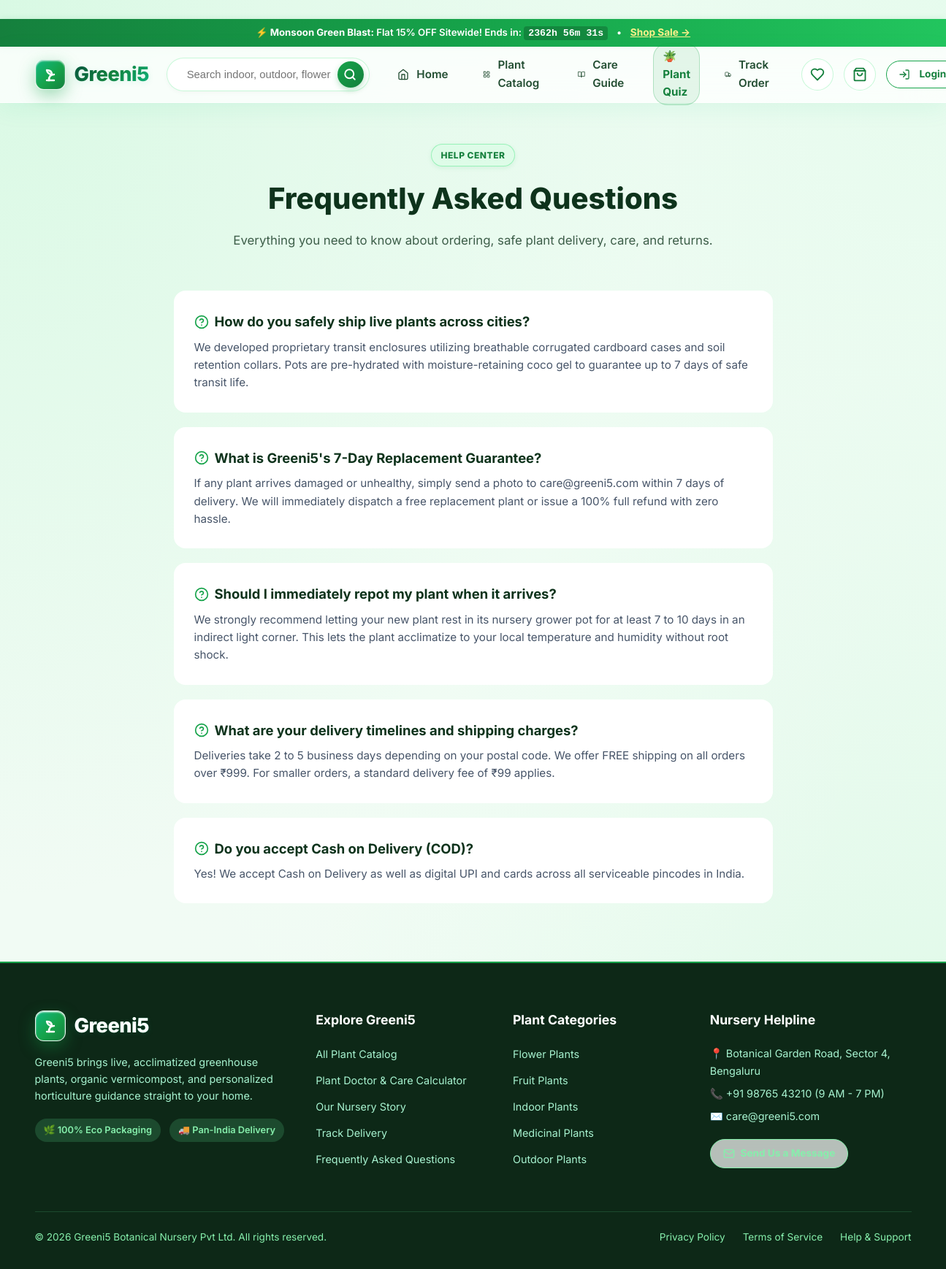
Page /faq on the committed database.
### tables this page shows
CREATE TABLE flash_sales (
        id INTEGER PRIMARY KEY AUTOINCREMENT,
        title TEXT NOT NULL,
        discount_pct REAL NOT NULL,
        starts_at TIMESTAMP,
        ends_at TIMESTAMP NOT NULL,
        banner_text TEXT,
        is_active INTEGER DEFAULT 1,
        created_at TIMESTAMP DEFAULT CURRENT_TIMESTAMP
    );

CREATE TABLE categories (
    id INTEGER PRIMARY KEY AUTOINCREMENT,
    name TEXT NOT NULL UNIQUE,
    slug TEXT NOT NULL UNIQUE,
    description TEXT,
    icon TEXT,
    image_url TEXT
);

### app.py (the view)
@app.route('/faq')
def faq():
    return render_template('faq.html')

### database.py (called while the page is built)
def get_db():
    db = getattr(g, '_database', None)
    if db is None:
        db = g._database = sqlite3.connect(DATABASE)
        db.row_factory = sqlite3.Row
        db.execute('PRAGMA foreign_keys = ON;')
    return db

def query_db(query, args=(), one=False):
    cur = get_db().execute(query, args)
    rv = cur.fetchall()
    cur.close()
    return (rv[0] if rv else None) if one else rv

### templates/faq.html (shortened to what this page needs)
﻿{% extends "base.html" %}
{% block content %}
<div class="container" style="padding-top: 3.5rem; padding-bottom: 5rem; max-width: 860px;">
  <div style="text-align: center; margin-bottom: 3.5rem;">
    <span class="badge badge-featured" style="margin-bottom: 0.75rem;">Help Center</span>
    <h1 style="font-size: 2.5rem; font-weight: 800; color: var(--text-main); margin-bottom: 0.75rem;">
      Frequently Asked Questions
    </h1>
    <p style="color: var(--text-muted); font-size: 1.05rem;">
      Everything you need to know about ordering, safe plant delivery, care, and returns.
    </p>
  </div>
  <div style="display: flex; flex-direction: column; gap: 1.25rem;">
    <div style="background: #ffffff; border: 1px solid var(--border); border-radius: var(--radius); padding: 1.75rem; box-shadow: var(--shadow-sm);">
      <h3 style="font-size: 1.15rem; font-weight: 700; color: var(--text-main); margin-bottom: 0.5rem; display: flex; align-items: center; gap: 0.5rem;">
        <i data-lucide="help-circle" style="width: 20px; color: var(--primary);"></i> How do you safely ship live plants across cities?
      </h3>
      <p style="color: #475569; font-size: 0.95rem; line-height: 1.6;">
        We developed proprietary transit enclosures utilizing breathable corrugated cardboard cases and soil retention collars. Pots are pre-hydrated with moisture-retaining coco gel to guarantee up to 7 days of safe transit life.
      </p>
    </div>
    <div style="background: #ffffff; border: 1px solid var(--border); border-radius: var(--radius); padding: 1.75rem; box-shadow: var(--shadow-sm);">
      <h3 style="font-size: 1.15rem; font-weight: 700; color: var(--text-main); margin-bottom: 0.5rem; display: flex; align-items: center; gap: 0.5rem;">
        <i data-lucide="help-circle" style="width: 20px; color: var(--primary);"></i> What is Greeni5's 7-Day Replacement Guarantee?
      </h3>
      <p style="color: #475569; font-size: 0.95rem; line-height: 1.6;">
        If any plant arrives damaged or unhealthy, simply send a photo to care@greeni5.com within 7 days of delivery. We will immediately dispatch a free replacement plant or issue a 100% full refund with zero hassle.
      </p>
    </div>
    <div style="background: #ffffff; border: 1px solid var(--border); border-radius: var(--radius); padding: 1.75rem; box-shadow: var(--shadow-sm);">
      <h3 style="font-size: 1.15rem; font-weight: 700; color: var(--text-main); margin-bottom: 0.5rem; display: flex; align-items: center; gap: 0.5rem;">
        <i data-lucide="help-circle" style="width: 20px; color: var(--primary);"></i> Should I immediately repot my plant when it arrives?
      </h3>
      <p style="color: #475569; font-size: 0.95rem; line-height: 1.6;">
        We strongly recommend letting your new plant rest in its nursery grower pot for at least 7 to 10 days in an indirect light corner. This lets the plant acclimatize to your local temperature and humidity without root shock.
      </p>
    </div>
    <div style="background: #ffffff; border: 1px solid var(--border); border-radius: var(--radius); padding: 1.75rem; box-shadow: var(--shadow-sm);">
      <h3 style="font-size: 1.15rem; font-weight: 700; color: var(--text-main); margin-bottom: 0.5rem; display: flex; align-items: center; gap: 0.5rem;">
        <i data-lucide="help-circle" style="width: 20px; color: var(--primary);"></i> What are your delivery timelines and shipping charges?
      </h3>
      <p style="color: #475569; font-size: 0.95rem; line-height: 1.6;">
        Deliveries take 2 to 5 business days depending on your postal code. We offer FREE shipping on all orders over ₹999. For smaller orders, a standard delivery fee of ₹99 applies.
      </p>
    </div>
    <div style="background: #ffffff; border: 1px solid var(--border); border-radius: var(--radius); padding: 1.75rem; box-shadow: var(--shadow-sm);">
      <h3 style="font-size: 1.15rem; font-weight: 700; color: var(--text-main); margin-bottom: 0.5rem; display: flex; align-items: center; gap: 0.5rem;">
        <i data-lucide="help-circle" style="width: 20px; color: var(--primary);"></i> Do you accept Cash on Delivery (COD)?
      </h3>
      <p style="color: #475569; font-size: 0.95rem; line-height: 1.6;">
        Yes! We accept Cash on Delivery as well as digital UPI and cards across all serviceable pincodes in India.
      </p>
    </div>
  </div>
</div>
{% endblock %}

### templates/base.html (shortened to what this page needs)
<!DOCTYPE html>
<html lang="en">
<head>
  <link rel="stylesheet" href="{{ url_for('static', filename='css/style.css') }}">
</head>
<body>
  {% if active_flash_sale %}
    <div class="top-notice-bar">
      <span>⚡ <strong>{{ active_flash_sale.title }}:</strong> Flat {{ active_flash_sale.discount_pct | int }}% OFF Sitewide! Ends in: <strong id="flash-sale-timer" data-endtime="{{ active_flash_sale.ends_at }}" style="background: rgba(0,0,0,0.2); padding: 2px 6px; border-radius: 4px; font-family: monospace;">--:--:--</strong></span>
      <span>•</span>
      <a href="{{ url_for('catalog') }}" style="color: #fef08a; text-decoration: underline; font-size: 0.85rem; font-weight: 700;">Shop Sale &rarr;</a>
    </div>
  {% else %}
    <div class="top-notice-bar">
      <span>🌿 Nature Delivered Fresh • <span class="highlight">FREE Shipping</span> on orders over ₹999</span>
      <span>•</span>
      <span>7-Day Safe Replacement Guarantee</span>
    </div>
  {% endif %}
  <header class="main-header">
    <div class="container">
      <div class="nav-row">
        <a href="{{ url_for('index') }}" class="brand-logo">
          <div class="leaf-icon">
            <svg width="24" height="24" viewBox="0 0 24 24" fill="none" stroke="#ffffff" stroke-width="2.4" stroke-linecap="round" stroke-linejoin="round">
              <path d="M7 20h10"/>
              <path d="M10 20c0-4.4 2-8 7-8"/>
              <path d="M14 12c-3.5 0-6.5-2.5-7-6 4 0 7 2 7 6Z" fill="rgba(255,255,255,0.25)"/>
              <path d="M10 20v-3"/>
            </svg>
          </div>
          <span>Greeni5</span>
        </a>
        <div class="search-box-wrap">
          <form action="{{ url_for('catalog') }}" method="GET">
            <input type="text" name="search" placeholder="Search indoor, outdoor, flowers, medicinal..." value="{{ request.args.get('search', '') }}">
            <button type="submit" aria-label="Search">
              <svg width="18" height="18" viewBox="0 0 24 24" fill="none" stroke="#ffffff" stroke-width="2.5" stroke-linecap="round" stroke-linejoin="round">
                <circle cx="11" cy="11" r="8"></circle>
                <line x1="21" y1="21" x2="16.65" y2="16.65"></line>
              </svg>
            </button>
          </form>
        </div>
        <ul class="nav-links">
          <li>
            <a href="{{ url_for('index') }}" class="{{ 'active' if request.endpoint == 'index' else '' }}">
              <svg width="16" height="16" viewBox="0 0 24 24" fill="none" stroke="currentColor" stroke-width="2" stroke-linecap="round" stroke-linejoin="round" style="vertical-align: -2px; margin-right: 4px;"><path d="m3 9 9-7 9 7v11a2 2 0 0 1-2 2H5a2 2 0 0 1-2-2z"></path><polyline points="9 22 9 12 15 12 15 22"></polyline></svg> Home
            </a>
          </li>
          <li>
            <a href="{{ url_for('catalog') }}" class="{{ 'active' if request.endpoint == 'catalog' else '' }}">
              Plant Catalog
            </a>
          </li>
          <li>
            <a href="{{ url_for('care_tips') }}" class="{{ 'active' if request.endpoint == 'care_tips' else '' }}">
              <svg width="16" height="16" viewBox="0 0 24 24" fill="none" stroke="currentColor" stroke-width="2" stroke-linecap="round" stroke-linejoin="round" style="vertical-align: -2px; margin-right: 4px;"><path d="M2 3h6a4 4 0 0 1 4 4v14a3 3 0 0 0-3-3H2z"></path><path d="M22 3h-6a4 4 0 0 0-4 4v14a3 3 0 0 1 3-3h7z"></path></svg> Care Guide
            </a>
          </li>
          <li>
            <a href="{{ url_for('plant_quiz') }}" class="{{ 'active' if request.endpoint == 'plant_quiz' else '' }}" style="background: rgba(22, 163, 74, 0.1); border: 1px solid rgba(22, 163, 74, 0.25); border-radius: 20px; padding: 5px 12px; color: #15803d; font-weight: 700;">
              <span>🪴 Plant Quiz</span>
            </a>
          </li>
          <li>
            <a href="{{ url_for('track_lookup') }}" class="{{ 'active' if request.endpoint in ['track_lookup', 'order_tracking'] else '' }}">
              Track Order
            </a>
          </li>
        </ul>
        <div class="nav-actions">
          <a href="{{ url_for('catalog') }}#wishlist" class="icon-badge-btn" id="wishlist-nav-btn" title="Saved Plants / Wishlist">
            <svg width="20" height="20" viewBox="0 0 24 24" fill="none" stroke="#15803d" stroke-width="2.2" stroke-linecap="round" stroke-linejoin="round">
              <path d="M19 14c1.49-1.46 3-3.21 3-5.5A5.5 5.5 0 0 0 16.5 3c-1.76 0-3 .5-4.5 2-1.5-1.5-2.74-2-4.5-2A5.5 5.5 0 0 0 2 8.5c0 2.3 1.5 4.05 3 5.5l7 7Z"></path>
            </svg>
          </a>
          <a href="{{ url_for('cart') }}" class="icon-badge-btn" title="View Shopping Cart">
            <svg width="20" height="20" viewBox="0 0 24 24" fill="none" stroke="#15803d" stroke-width="2.2" stroke-linecap="round" stroke-linejoin="round">
              <path d="M6 2 3 6v14a2 2 0 0 0 2 2h14a2 2 0 0 0 2-2V6l-3-4Z"></path>
              <line x1="3" y1="6" x2="21" y2="6"></line>
              <path d="M16 10a4 4 0 0 1-8 0"></path>
            </svg>
          </a>
          {% if current_user %}
            <div class="user-menu-wrap">
              <button class="user-menu-btn" type="button">
                <svg width="18" height="18" viewBox="0 0 24 24" fill="none" stroke="currentColor" stroke-width="2" stroke-linecap="round" stroke-linejoin="round">
                  <path d="M19 21v-2a4 4 0 0 0-4-4H9a4 4 0 0 0-4 4v2"></path>
                  <circle cx="12" cy="7" r="4"></circle>
                </svg>
                <span>{{ current_user.name.split()[0] }}</span>
                <svg width="14" height="14" viewBox="0 0 24 24" fill="none" stroke="currentColor" stroke-width="2.5" stroke-linecap="round" stroke-linejoin="round">
                  <polyline points="6 9 12 15 18 9"></polyline>
                </svg>
              </button>
              <div class="dropdown-menu">
                {% if current_user.role == 'admin' %}
                  <a href="{{ url_for('admin_dashboard') }}"><i data-lucide="layout-dashboard" style="width: 16px;"></i> Admin Portal</a>
                {% endif %}
                <a href="{{ url_for('dashboard') }}"><i data-lucide="user-check" style="width: 16px;"></i> My Dashboard</a>
                <a href="{{ url_for('dashboard') }}#orders"><i data-lucide="package" style="width: 16px;"></i> Order History</a>
                <hr style="border: 0; border-top: 1px solid var(--border); margin: 6px 0;">
                <a href="{{ url_for('logout') }}" style="color: #dc2626; font-weight: 700; background: #fee2e2; border-radius: 8px; margin: 4px 8px; padding: 8px 12px; display: flex; align-items: center; gap: 8px;">
                  <svg width="16" height="16" viewBox="0 0 24 24" fill="none" stroke="#dc2626" stroke-width="2.2" stroke-linecap="round" stroke-linejoin="round"><path d="M9 21H5a2 2 0 0 1-2-2V5a2 2 0 0 1 2-2h4"/><polyline points="16 17 21 12 16 7"/><line x1="21" y1="12" x2="9" y2="12"/></svg>
                  Log Out
                </a>
              </div>
            </div>
          {% else %}
            <a href="{{ url_for('login') }}" class="btn btn-outline btn-sm">
              Login
            </a>
          {% endif %}
        </div>
      </div>
    </div>
  </header>
  <main style="flex: 1;">
    {% block content %}{% endblock %}
  </main>
  <footer class="main-footer">
    <div class="container">
      <div class="footer-grid">
        <div class="footer-col">
          <div class="brand-logo" style="color: #ffffff; margin-bottom: 1rem;">
            <div class="leaf-icon">
              <svg width="24" height="24" viewBox="0 0 24 24" fill="none" stroke="#ffffff" stroke-width="2.4" stroke-linecap="round" stroke-linejoin="round">
                <path d="M7 20h10"/>
                <path d="M10 20c0-4.4 2-8 7-8"/>
                <path d="M14 12c-3.5 0-6.5-2.5-7-6 4 0 7 2 7 6Z" fill="rgba(255,255,255,0.25)"/>
                <path d="M10 20v-3"/>
              </svg>
            </div>
            <span style="color: #ffffff; -webkit-text-fill-color: #ffffff;">Greeni5</span>
          </div>
          <p style="color: #a7f3d0; font-size: 0.9rem; margin-bottom: 1.25rem;">
            Greeni5 brings live, acclimatized greenhouse plants, organic vermicompost, and personalized horticulture guidance straight to your home.
          </p>
          <div style="display: flex; gap: 0.75rem;">
            <span style="background: #1c4a2e; color: #86efac; padding: 6px 12px; border-radius: 20px; font-size: 0.8rem; font-weight: 600;">🌿 100% Eco Packaging</span>
            <span style="background: #1c4a2e; color: #86efac; padding: 6px 12px; border-radius: 20px; font-size: 0.8rem; font-weight: 600;">🚚 Pan-India Delivery</span>
          </div>
        </div>
        <div class="footer-col">
          <h4>Explore Greeni5</h4>
          <ul class="footer-links">
            <li><a href="{{ url_for('catalog') }}">All Plant Catalog</a></li>
            <li><a href="{{ url_for('care_tips') }}">Plant Doctor & Care Calculator</a></li>
            <li><a href="{{ url_for('about') }}">Our Nursery Story</a></li>
            <li><a href="{{ url_for('track_lookup') }}">Track Delivery</a></li>
            <li><a href="{{ url_for('faq') }}">Frequently Asked Questions</a></li>
          </ul>
        </div>
        <div class="footer-col">
          <h4>Plant Categories</h4>
          <ul class="footer-links">
            {% for cat in nav_categories %}
              <li><a href="{{ url_for('catalog', category=cat.slug) }}">{{ cat.name }}</a></li>
            {% endfor %}
          </ul>
        </div>
        <div class="footer-col">
          <h4>Nursery Helpline</h4>
          <p style="color: #a7f3d0; font-size: 0.9rem; margin-bottom: 0.5rem;">📍 Botanical Garden Road, Sector 4, Bengaluru</p>
          <p style="color: #a7f3d0; font-size: 0.9rem; margin-bottom: 0.5rem;">📞 +91 98765 43210 (9 AM - 7 PM)</p>
          <p style="color: #a7f3d0; font-size: 0.9rem; margin-bottom: 1.25rem;">✉️ care@greeni5.com</p>
          <a href="{{ url_for('contact') }}" class="btn btn-outline btn-sm" style="border-color: #86efac; color: #86efac;">
            <i data-lucide="mail" style="width: 16px;"></i> Send Us a Message
          </a>
        </div>
      </div>
      <div class="footer-bottom">
        <p>&copy; {{ now_year }} Greeni5 Botanical Nursery Pvt Ltd. All rights reserved.</p>
        <div style="display: flex; gap: 1.5rem;">
          <a href="{{ url_for('about') }}">Privacy Policy</a>
          <a href="{{ url_for('faq') }}">Terms of Service</a>
          <a href="{{ url_for('contact') }}">Help & Support</a>
        </div>
      </div>
    </div>
  </footer>
</body>
</html>

### rows in the picture
flash_sales: title "Monsoon Green Blast", discount_pct "15"
categories: name "Flower Plants"
categories: name "Fruit Plants"
categories: name "Indoor Plants"
categories: name "Medicinal Plants"
categories: name "Outdoor Plants"
